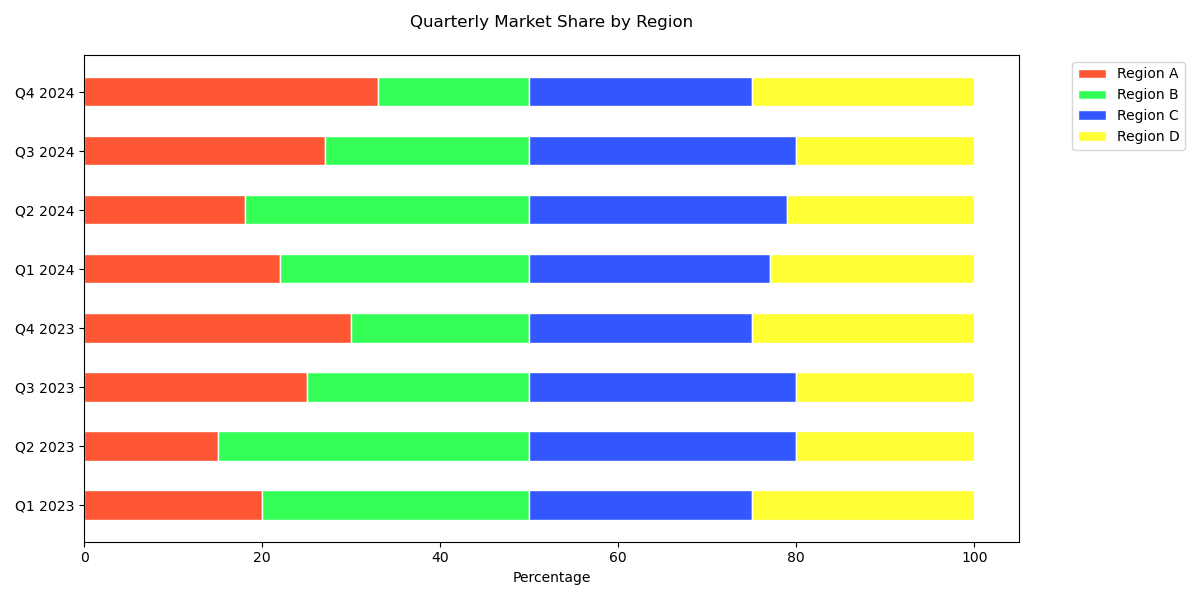

Write the Python code that produced this figure.

import matplotlib.pyplot as plt
import numpy as np

# Data
categories = ['Q1 2023', 'Q2 2023', 'Q3 2023', 'Q4 2023', 'Q1 2024', 'Q2 2024', 'Q3 2024', 'Q4 2024']
region_a = [20, 15, 25, 30, 22, 18, 27, 33]
region_b = [30, 35, 25, 20, 28, 32, 23, 17]
region_c = [25, 30, 30, 25, 27, 29, 30, 25]
region_d = [25, 20, 20, 25, 23, 21, 20, 25]

# Convert data to numpy arrays for stacking
region_a = np.array(region_a)
region_b = np.array(region_b)
region_c = np.array(region_c)
region_d = np.array(region_d)

# Normalize data to make percentages
total = region_a + region_b + region_c + region_d
region_a_perc = region_a / total * 100
region_b_perc = region_b / total * 100
region_c_perc = region_c / total * 100
region_d_perc = region_d / total * 100

# Plot
fig, ax = plt.subplots(figsize=(12, 6))
width = 0.5

ax.barh(categories, region_a_perc, color='#FF5733', edgecolor='white', height=width)
ax.barh(categories, region_b_perc, left=region_a_perc, color='#33FF57', edgecolor='white', height=width)
ax.barh(categories, region_c_perc, left=region_a_perc + region_b_perc, color='#3357FF', edgecolor='white', height=width)
ax.barh(categories, region_d_perc, left=region_a_perc + region_b_perc + region_c_perc, color='#FFFF33', edgecolor='white', height=width)

# Add labels and title
ax.set_xlabel('Percentage')
ax.set_title('Quarterly Market Share by Region', pad=20)
ax.legend(['Region A', 'Region B', 'Region C', 'Region D'], bbox_to_anchor=(1.05, 1), loc='upper left')

# Display the chart
plt.tight_layout()
plt.show()
